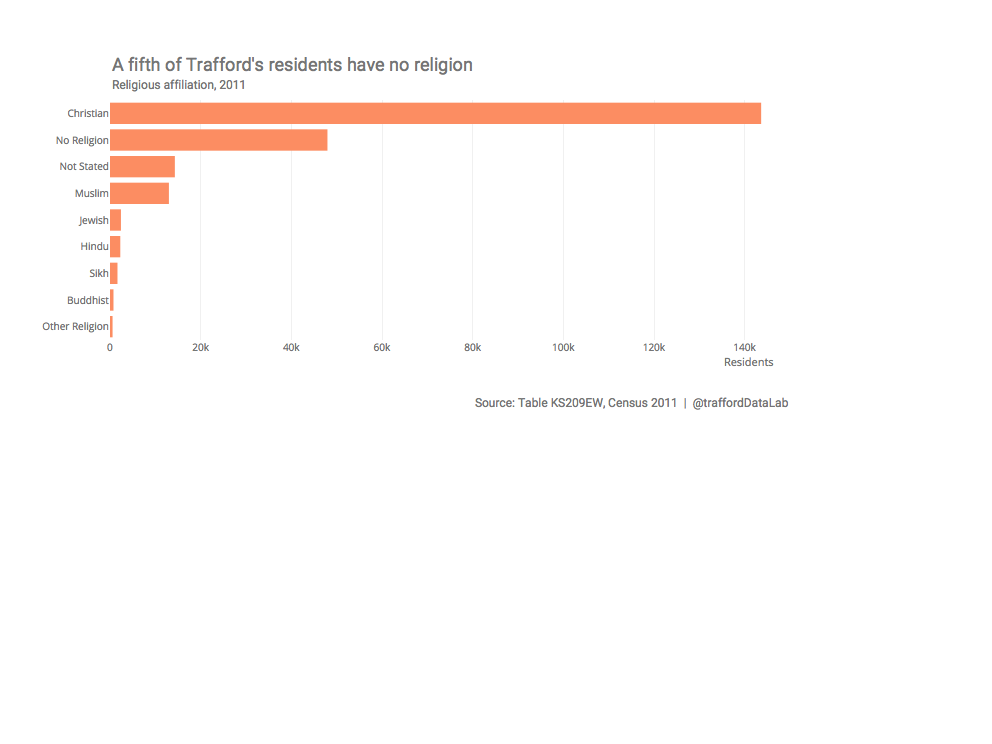

The R source for this figure:
# load the necessary packages
library(plotly) ; library(tidyverse) ; library(htmlwidgets)

source("https://trafforddatalab.github.io/assets/theme/plotly/theme_lab.R")

# load some data
df <- data.frame(
  religion = c("Christian", "Buddhist", "Hindu", "Jewish", "Muslim", "Sikh", "Other Religion", "No Religion", "Not Stated"),
  count = c(143639, 768, 2271, 2413, 12994, 1652, 566, 47968, 14307)
)

# load some data
df <- data.frame(
  religion = c("Christian", "Buddhist", "Hindu", "Jewish", "Muslim", "Sikh", "Other Religion", "No Religion", "Not Stated"),
  count = c(143639, 768, 2271, 2413, 12994, 1652, 566, 47968, 14307)
)

# prepare the data for plotting
df <- df %>%  
  arrange(count) %>% 
  mutate(religion = factor(religion, levels = religion))

# create your plotly plot
hovertxt <- paste("Residents: ", prettyNum(df$count, big.mark =",", scientific=FALSE))

plot <- plot_ly(data = df, x = ~count, y = ~religion, type = "bar", color = '#fc6721',
        hoverinfo = "text", text = hovertxt, height = 400, width = 800) %>% 
  layout(margin = list(l = 70, r = 50, t = 60, b = 100),
         title = FALSE,
         xaxis = list(title = "",
                      showline = FALSE,
                      showgrid = TRUE, gridcolor = '#f0f0f0', gridwidth = 0.3,
                      showticklabels = TRUE,
                      tickfont = axis.text, ticks = F,
                      zeroline = FALSE, 
                      range = c(0, 150000)),
         yaxis = list(title = "",
                      showline = FALSE,
                      showgrid = FALSE,
                      showticklabels = TRUE,
                      titlefont = axis.title,
                      tickfont = axis.text,
                      ticks = F,
                      zeroline = FALSE),
         legend = list(font = legend.text, orientation = "h", xanchor = "center", x = 0.5),
         annotations = list(
           list(text = "A fifth of Trafford's residents have no religion",
                font = plot.title,
                showarrow = F, 
                xref = "paper", x = 0, xanchor = "left",
                yref = "paper", y = 1.2, yanchor = "right"),
           list(text = "Religious affiliation, 2011",
                font = plot.subtitle,
                showarrow = F, 
                xref = "paper", x = 0, xanchor = "left",
                yref = "paper", y = 1.1, yanchor = "right"),
           list(text = "",
                font = axis.title,
                showarrow = F, textangle = 270,
                xref = 'paper', x = -0.05, xanchor = 'right',
                yref = 'paper', y = 0.9, yanchor = 'bottom'),
           list(text = "Residents",
                font = axis.title,
                showarrow = F, 
                xref = 'paper', x = 0.9, xanchor = 'left',
                yref = 'paper', y = -0.05, yanchor = 'top'),
           list(text = 'Source: Table KS209EW, Census 2011  |  @traffordDataLab',
                font = plot.subtitle,
                showarrow = FALSE,
                xref = 'paper', x = 1,
                yref = 'paper', y = -0.3)))

# save as png (need to install PhantomJS using `webshot::install_phantomjs()`)
export(plot, file='example.png')

# save as html
saveWidget(plot, "example.html")
